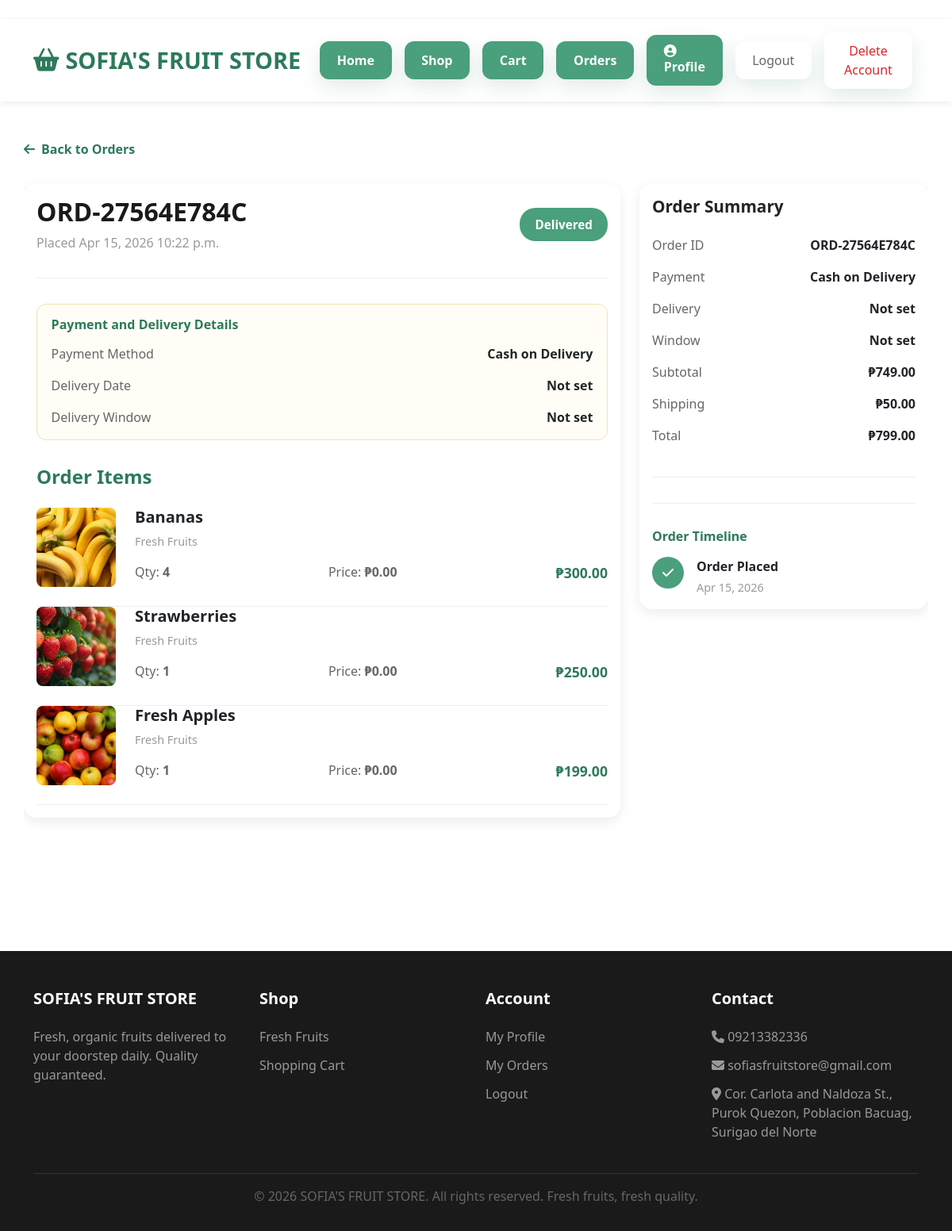
Page /orders/order/34/ (signed in) on the earlier database version.
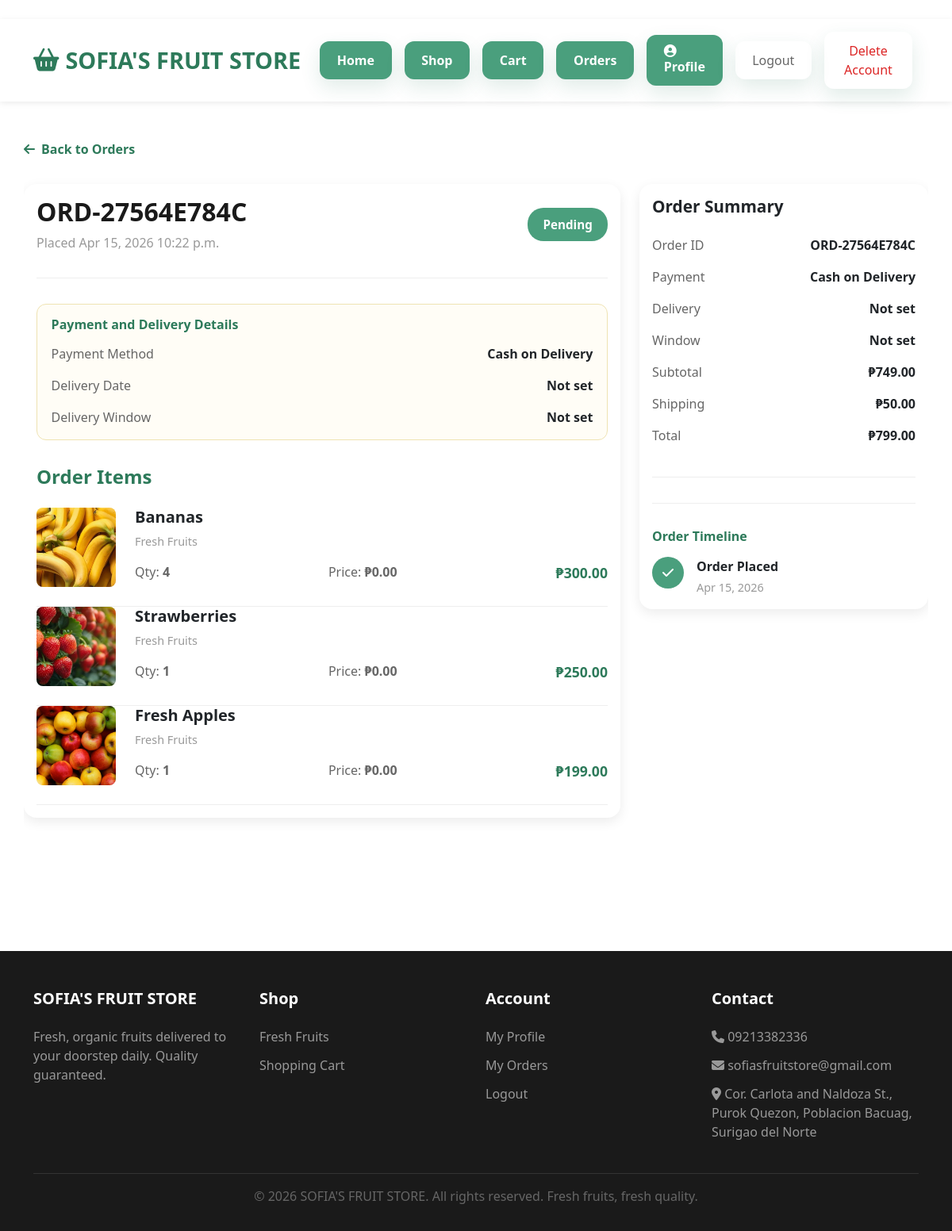
Same page on the later database version.
### fruit_store/orders_app/models.py (models this page shows, shortened)
class Order(models.Model):
    STATUS_CHOICES = [
        ('pending', 'Pending'),
        ('paid', 'Paid'),
        ('shipped', 'Shipped'),
        ('delivered', 'Delivered'),
        ('cancelled', 'Cancelled'),
    ]
    PAYMENT_METHOD_CHOICES = [
        ('COD', 'Cash on Delivery'),
        ('GCASH', 'GCash'),
    ]
    DELIVERY_WINDOW_CHOICES = [
        ('morning', 'Morning'),
        ('afternoon', 'Afternoon'),
    ]
    user = models.ForeignKey(User, on_delete=models.CASCADE)
    order_code = models.CharField(max_length=20, unique=True, blank=True)
    total_price = models.DecimalField(max_digits=10, decimal_places=2)
    payment_method = models.CharField(
        max_length=10,
        choices=PAYMENT_METHOD_CHOICES,
        default='COD',
    )
    delivery_date = models.DateField(null=True, blank=True)
    delivery_window = models.CharField(
        max_length=20,
        choices=DELIVERY_WINDOW_CHOICES,
        blank=True,
        default='',
    )
    gcash_sender_name = models.CharField(max_length=120, blank=True)
    gcash_reference_number = models.CharField(max_length=60, blank=True)
    customer_note = models.TextField(blank=True)
    status = models.CharField(max_length=10, choices=STATUS_CHOICES, default='pending')
    created_at = models.DateTimeField(auto_now_add=True)
    updated_at = models.DateTimeField(auto_now=True)
    @property
    def can_cancel(self):
        cancellable_statuses = {'pending', 'paid'}
        return (
            self.status in cancellable_statuses
            and timezone.now() <= self.created_at + timedelta(hours=3)
        )

### fruit_store/orders_app/views.py (the view)
# urls.py: path('order/<int:order_id>/', views.order_detail, name='order_detail'),
@login_required(login_url='accounts:login')
def order_detail(request, order_id):
    try:
        order = get_object_or_404(Order, id=order_id, user=request.user)
        items = OrderItem.objects.filter(order=order)
        for item in items:
            if item.selected_size and item.product.unit == 'cup':
                item.display_unit_label = 'Cup'
                item.display_selected_label = item.selected_unit_label or f'{item.selected_size.title()} Cup'
            else:
                item.display_unit_label = item.selected_unit_label or item.product.unit_label
                item.display_selected_label = item.selected_unit_label
        subtotal_price = sum((item.subtotal for item in items), Decimal('0.00'))
    except DatabaseError:
        messages.error(
            request,
            'This order is temporarily unavailable while the database is being configured.'
        )
        return redirect('orders:order_history')
    context = {
        'order': order,
        'items': items,
        'subtotal_price': subtotal_price,
        'shipping_fee': SHIPPING_FEE,
    }
    return render(request, 'orders/order_detail.html', context)

### fruit_store/products_app/models.py (called while the page is built)
    @property
    def unit_label(self):
        if self.unit == 'cup':
            return 'Cup'
        return self.get_unit_display()

### templates/orders/order_detail.html (shortened to what the changed rows need)
﻿{% extends "base.html" %}
{% block content %}
<div class="container-xl order-detail-page">
    <div class="row">
        <div class="col-lg-8 mb-4">
            <div class="card" style="border: none; box-shadow: 0 5px 15px rgba(0,0,0,0.08); border-radius: 1rem; margin-bottom: 2rem;">
                <div class="card-body">
                    <div class="order-detail-header">
                        <div>
                            <h2 style="font-weight: 700; margin: 0; color: #1a1a1a;">{{ order.order_code }}</h2>
                            <p style="color: #999; margin: 0.5rem 0 0;">Placed {{ order.created_at|date:"M d, Y P" }}</p>
                        </div>
                        <div class="order-detail-actions">
                            <span style="background: var(--light-green); color: white; padding: 0.6rem 1.2rem; border-radius: 20px; font-size: 0.95rem; font-weight: 600;">
                                {{ order.get_status_display }}
                            </span>
                        </div>
                    </div>
                    <div style="margin-bottom: 2rem; padding: 1rem 1.1rem; border-radius: 0.75rem; background: #fffdf6; border: 1px solid #efe3b2;">
                        <div class="order-summary-row">
                            <span style="color: #666;">Payment Method</span>
                            <span style="font-weight: 600;">{{ order.get_payment_method_display }}</span>
                        </div>
                        <div class="order-summary-row">
                            <span style="color: #666;">Delivery Date</span>
                            <span style="font-weight: 600;">{{ order.delivery_date|date:"M d, Y"|default:"Not set" }}</span>
                        </div>
                        <div class="order-summary-row" style="margin-bottom: 0;">
                            <span style="color: #666;">Delivery Window</span>
                            <span style="font-weight: 600;">{{ order.get_delivery_window_display|default:"Not set" }}</span>
                        </div>
                    </div>
                </div>
            </div>
        </div>
        <div class="col-lg-4">
            <div class="card" style="border: none; box-shadow: 0 5px 15px rgba(0,0,0,0.08); border-radius: 1rem;">
                <div class="card-body">
                    <div style="margin-bottom: 1.5rem; padding-bottom: 1.5rem; border-bottom: 1px solid #eee;">
                        <div class="order-summary-row">
                            <span style="color: #666;">Order ID</span>
                            <span style="font-weight: 600;">{{ order.order_code }}</span>
                        </div>
                        <div class="order-summary-row">
                            <span style="color: #666;">Payment</span>
                            <span style="font-weight: 600;">{{ order.get_payment_method_display }}</span>
                        </div>
                        <div class="order-summary-row">
                            <span style="color: #666;">Delivery</span>
                            <span style="font-weight: 600;">{{ order.delivery_date|date:"M d, Y"|default:"Not set" }}</span>
                        </div>
                        <div class="order-summary-row">
                            <span style="color: #666;">Window</span>
                            <span style="font-weight: 600;">{{ order.get_delivery_window_display|default:"Not set" }}</span>
                        </div>
                        <div class="order-summary-row">
                            <span style="color: #666;">Total</span>
                            <span style="font-weight: 600;">&#8369;{{ order.total_price }}</span>
                        </div>
                    </div>
                    <div style="margin-top: 2rem; padding-top: 2rem; border-top: 1px solid #eee;">
                        <div style="display: flex; gap: 1rem; align-items: flex-start;">
                            <div>
                                <p style="margin: 0; font-weight: 600;">Order Placed</p>
                                <p style="margin: 0.25rem 0 0; color: #999; font-size: 0.9rem;">{{ order.created_at|date:"M d, Y" }}</p>
                            </div>
                        </div>
                    </div>
                </div>
            </div>
        </div>
    </div>
</div>
{% endblock %}

Differences in the rows shown:
changed Order "ORD-27564E784C": status "Delivered" → "Pending"
